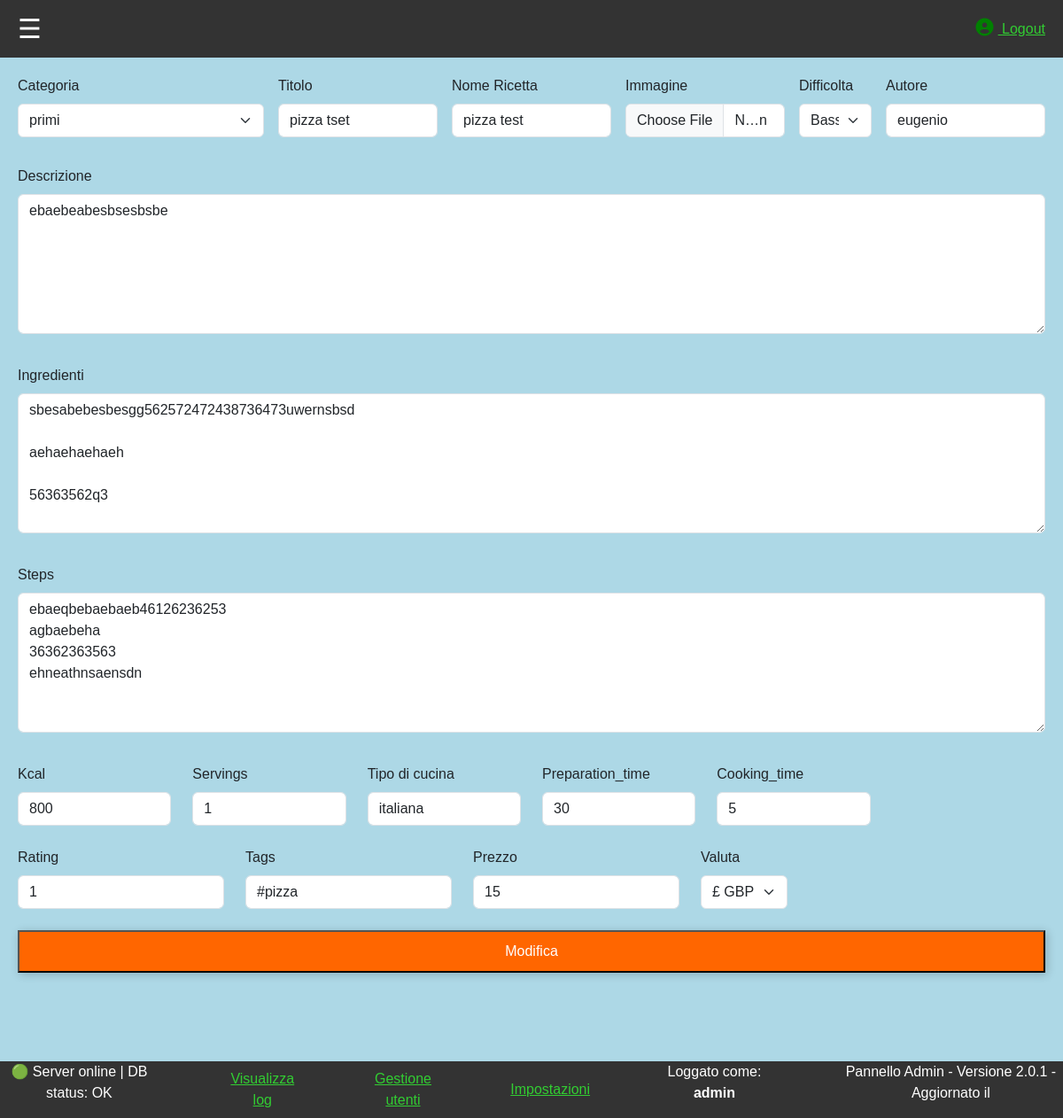
The app's page /update_recipe/1 (signed in) with its own data.
### models/ricetta_model.py (models this page shows)
class Ricetta(db.Model):
    id = db.Column(db.Integer, primary_key=True)
    nome_ricetta = db.Column(db.String(100), unique=True, nullable=False)
    ingredienti = db.Column(db.String, nullable=True)
    kcal = db.Column(db.Integer, nullable=True)
    immagine = db.Column(db.String(500), nullable=True)  # Aggiungi questo campo per memorizzare l'URL(il percorso) dell'immagine che sta su static
    categoria = db.Column(db.String, nullable=False)
    titolo = db.Column(db.String, nullable=True)
    descrizione = db.Column(db.String, nullable=True)
    visibility = db.Column(db.Boolean, nullable=True)
    servings = db.Column(db.Integer, nullable=True)
    preparation_time = db.Column(db.Integer, nullable=True)
    cooking_time = db.Column(db.Integer, nullable=True)
    total_time = db.Column(db.Integer, nullable=True)
    steps = db.Column(db.String, nullable=True)
    difficulty_level = db.Column(db.String, nullable=False)
    cousine_type = db.Column(db.String, nullable=True)
    autore = db.Column(db.String, nullable=True)
    rating = db.Column(db.Integer, nullable=True)
    tags = db.Column(db.String, nullable=True)
    prezzo = db.Column(db.Integer, nullable=True)
    valuta = db.Column(db.String, nullable=True)
    created_at = db.Column(db.DateTime, nullable=True, default=func.now()) # Assegna la data automatica alla creazione
    updated_at = db.Column(db.DateTime, nullable=True, default=func.now(), onupdate=func.now()) # Aggiorna ogni volta che viene modificato

### models/user_model.py (models this page shows)
class User(db.Model, UserMixin):
    __bind_key__ = 'users'
    id = db.Column(db.Integer, primary_key=True)
    username = db.Column(db.String(20), unique=True, nullable=True)
    password = db.Column(db.String(255), nullable=True)

### routes/manage_recipe.py (the view, shortened to what this page needs)
@dashboard_routes.route("/update_recipe/<int:id>", methods=["GET", "POST"])
@login_required
def update_recipe(id):
    cartella_base = "static/ricette/"
    elenco_categorie = [cartella_categoria for cartella_categoria in os.listdir(cartella_base)
                        if os.path.isdir(os.path.join(cartella_base, cartella_categoria))]
    db_ricetta = Ricetta.query.get(id)
    if not db_ricetta:
        return redirect(url_for("dashboard_routes.list_recipes"))
    if request.method == "GET":
        return render_template("dashboard/ricette/update_recipe.html",
                               db_ricetta=db_ricetta,
                               elenco_categorie=elenco_categorie
                               )

### routes/ricette.py (called while the page is built)
@login_manager.user_loader
def load_user(user_id):
    return User.query.get(int(user_id))

### templates/dashboard/ricette/update_recipe.html (shortened to what this page needs)
{% extends "dashboard/admin_dashboard.html" %}
{% block content %}
<form id="ricetta-form" action="/update_recipe/{{ db_ricetta.id }}" method="POST" enctype="multipart/form-data">
    <div class="row g-3 mb-4">
        <div class="col-md-3">
            <label for="categoria" class="form-label mb-2">Categoria</label>
            <select id="categoria" name="categoria"
                    class="form-select form-select">
                {% for category in elenco_categorie %}
                <option value="{{ category }}"
                        {% if category== db_ricetta.categoria %}selected{% endif %}>{{ category }}
                </option>
                {% endfor %}
            </select>
        </div>
        <div class="col-md-2">
            <label for="titolo" class="form-label mb-2">Titolo</label>
            <input type="text" id="titolo" name="titolo"
                   class="form-control" value="{{ db_ricetta.titolo }}">
        </div>
        <div class="col-md-2">
            <label for="nome_ricetta" class="form-label mb-2">Nome Ricetta</label>
            <input type="text" id="nome_ricetta" name="nome_ricetta"
                   class="form-control" value="{{ db_ricetta.nome_ricetta }}">
        </div>
        <div class="col-md-2">
            <label for="immagine" class="form-label mb-2">Immagine</label>
            <input type="file" id="immagine" name="immagine"
                   class="form-control" accept="image/*">
        </div>
        <div class="col-md-1">
            <label for="difficulty_level" class="form-label mb-2">Difficolta</label>
            <select id="difficulty_level" name="difficulty_level"
                    class="form-select form-select mb-2">
                <option value="Bassa" {% if db_ricetta.difficulty_level==
                'Bassa' %}selected{% endif %}>Bassa</option>
            </select>
        </div>
        <div class="col-md-2">
            <label for="autore" class="form-label mb-2">Autore</label>
            <input type="text" id="autore" name="autore"
                   class="form-control" value="{{ db_ricetta.autore }}">
        </div>
    </div>
    <div class="row">
        <div class="col">
            <label for="descrizione" class="form-label mb-2">Descrizione</label>
            <textarea id="descrizione" name="descrizione" rows="6"
                      class="form-control">{{ db_ricetta.descrizione }}</textarea>
        </div>
    </div>
    <div class="row">
        <div class="col">
            <label for="ingredienti" class="form-label mb-2">Ingredienti</label>
            <textarea id="ingredienti" name="ingredienti" rows="6"
                      class="form-control">{{ db_ricetta.ingredienti }}</textarea>
        </div>
    </div>
    <div class="row">
        <div class="col">
            <label for="steps" class="form-label mb-2">Steps</label>
            <textarea id="steps" name="steps" rows="6"
                      class="form-control">{{ db_ricetta.steps }}</textarea>
        </div>
    </div>
    <div class="row mb-4">
        <div class="col-md-2">
            <label for="kcal" class="form-label mb-2">Kcal</label>
            <input type="number" id="kcal" name="kcal" min="0"
                   class="form-control" value="{{ db_ricetta.kcal }}">
        </div>
        <div class="col-md-2">
            <label for="servings" class="form-label mb-2">Servings</label>
            <input type="number" id="servings" name="servings" min="1"
                   class="form-control" value="{{ db_ricetta.servings }}">
        </div>
        <div class="col-md-2">
            <label for="cousine_type" class="form-label mb-2">Tipo di cucina</label>
            <input type="text" id="cousine_type" name="cousine_type"
                   class="form-control" value="{{ db_ricetta.cousine_type }}">
        </div>
        <div class="col-md-2">
            <label for="preparation_time" class="form-label mb-2">Preparation_time</label>
            <input type="number" id="preparation_time" name="preparation_time" min="0"
                   class="form-control" value="{{ db_ricetta.preparation_time }}">
        </div>
        <div class="col-md-2">
            <label for="cooking_time" class="form-label mb-2">Cooking_time</label>
            <input type="number" id="cooking_time" name="cooking_time" min="0"
                   class="form-control" value="{{ db_ricetta.cooking_time }}">
        </div>
    </div>
    <div class="row mb-4">
        <div class="col-auto">
            <label for="rating" class="form-label mb-2">Rating</label>
            <input type="number" id="rating" name="rating" min="0"
                   class="form-control" value="{{ db_ricetta.rating }}">
        </div>
        <div class="col-auto">
            <label for="tags" class="form-label mb-2">Tags</label>
            <input type="text" id="tags" name="tags"
                   class="form-control" value="{{ db_ricetta.tags }}">
        </div>
        <div class="col-auto">
            <label for="prezzo" class="form-label mb-2">Prezzo</label>
            <input type="number" id="prezzo" name="prezzo" min="0"
                   class="form-control" value="{{ db_ricetta.prezzo }}">
        </div>
        <div class="col-auto">
            <label for="valuta" class="form-label mb-2">
                Valuta
            </label>
            <select id="valuta" name="valuta" class="form-select form-select">
                <option value="£" {% if db_ricetta.valuta==
                '£' %}selected{% endif %}>£ GBP</option>
            </select>
        </div>
    </div>
    <button type="submit">Modifica</button>
</form>
{% endblock %}

### templates/dashboard/footer.html
<footer>
    <p>🟢 Server online | DB status: OK</p>
    <a style="color: limegreen;" href="/admin/logs">Visualizza log</a>
    <a style="color: limegreen;" href="/admin/users">Gestione utenti</a>
    <a style="color: limegreen;" href="/admin/settings">Impostazioni</a>
    <p>Loggato come: <strong>{{ current_user.username }}</strong></p>
    <p>Pannello Admin - Versione 2.0.1 - Aggiornato il {{ last_update }}</p>
</footer>

### static/dashboard/css/admin_dsh_style.css (style rules this page uses)
html, body { height: 100%; display: flex; flex-direction: column; font-family: Arial, sans-serif; margin: 0; padding: 0; background-color:lightblue; }
footer { display: flex; align-items: center; background-color: #333; color: white; position: fixed; bottom: 0px; gap: 80px; min-width: -webkit-fill-available; }
input { width: auto; }
.row { margin-bottom: 35px; }
button { bottom: 20px; right: 20px; background-color: #ff6600; color: white; padding: 10px 15px; text-decoration: none; font-size: 16px; box-shadow: 2px 2px 10px rgba(0, 0, 0, 0.2); width: 100%; text-align: center; }
footer { width: 100%; position: relative; text-align: center; }

### records on screen
Ricetta: categoria "primi", titolo "pizza tset", nome_ricetta "pizza test", difficulty_level "Bassa", autore "eugenio", descrizione "ebaebeabesbsesbsbe", ingredienti "sbesabebesbesgg562572472438736473uwernsbsd aehaehaehaeh 56363562q3", steps "ebaeqbebaebaeb46126236253 agbaebeha 36362363563 ehneathnsaensdn", kcal "800", servings "1", cousine_type "italiana", preparation_time "30", cooking_time "5", rating "1", tags "#pizza", prezzo "15", valuta "£ GBP"
User: username "admin"
